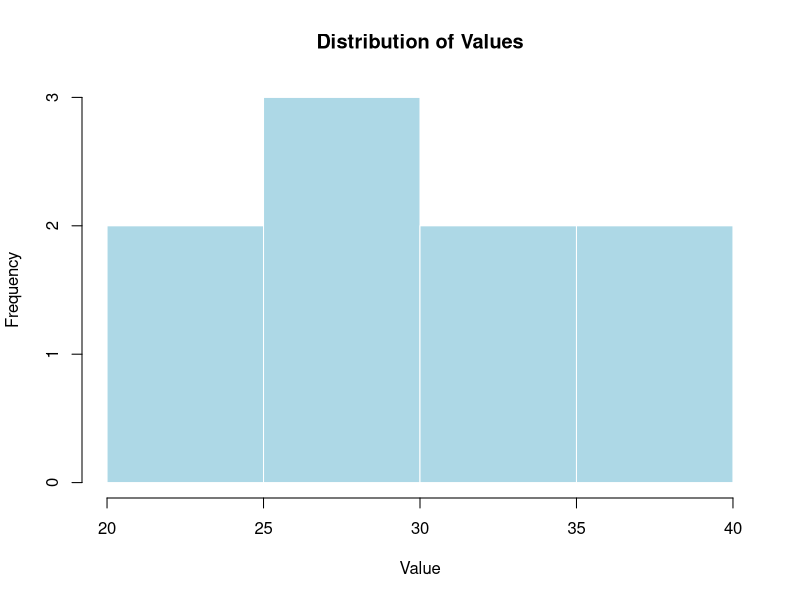
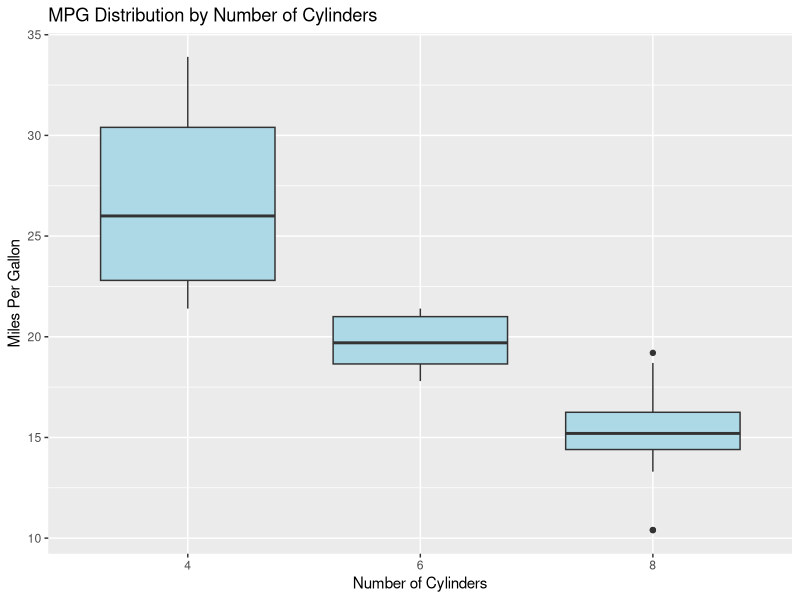
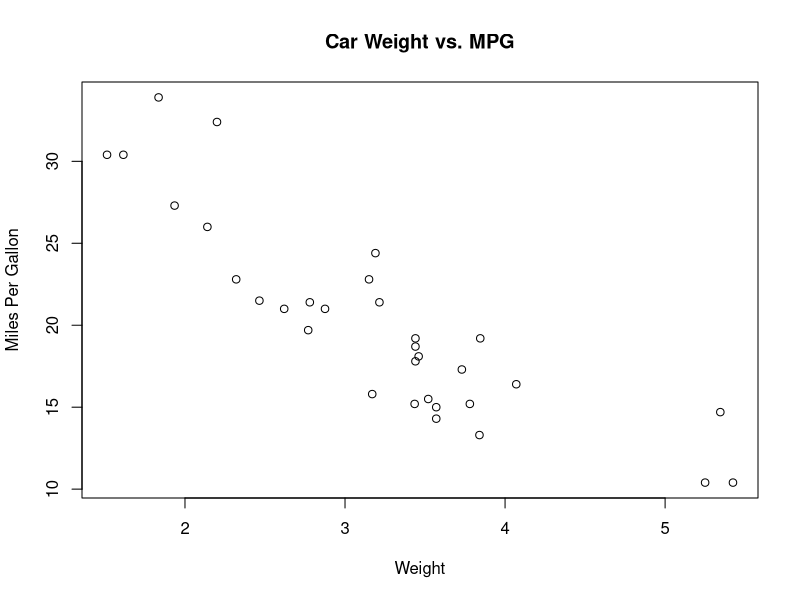

Recreate these plots in R, in order.
## ---- chunk 1
knitr::opts_chunk$set(echo = TRUE, warning = FALSE, message = FALSE)
## ---- chunk 2
# Basic statistical operations
data <- c(23, 25, 28, 29, 30, 32, 35, 37, 40)
mean_value <- mean(data)
median_value <- median(data)
sd_value <- sd(data)

cat("Mean:", mean_value, "\n")
cat("Median:", median_value, "\n")
cat("Standard Deviation:", sd_value, "\n")

# Create a simple histogram
hist(data, main = "Distribution of Values", xlab = "Value", col = "lightblue", border = "white")
## ---- chunk 3
# Load dplyr for data manipulation
library(dplyr)

# Basic operations on mtcars dataset
mtcars_summary <- mtcars %>%
  group_by(cyl) %>%
  summarize(
    mean_mpg = mean(mpg),
    sd_mpg = sd(mpg),
    count = n()
  )

print(mtcars_summary)

# Visualization with ggplot2
library(ggplot2)

ggplot(mtcars, aes(x = factor(cyl), y = mpg)) +
  geom_boxplot(fill = "lightblue") +
  labs(title = "MPG Distribution by Number of Cylinders",
       x = "Number of Cylinders",
       y = "Miles Per Gallon")
## ---- chunk 4
plot(mtcars$wt, mtcars$mpg, 
     main="Car Weight vs. MPG",
     xlab="Weight", ylab="Miles Per Gallon")
## ---- chunk 5
library(knitr)
library(kableExtra)

skills <- c("R Basics", "Data Import", "Statistical Analysis", "Data Visualization", "R Markdown", "Version Control")
importance <- c("Fundamental", "Essential", "Core", "High", "Critical", "Advanced")

skill_table <- data.frame(Skill = skills, Importance = importance)

kable(skill_table) %>%
  kable_styling(bootstrap_options = c("striped", "hover", "condensed", "responsive"))
